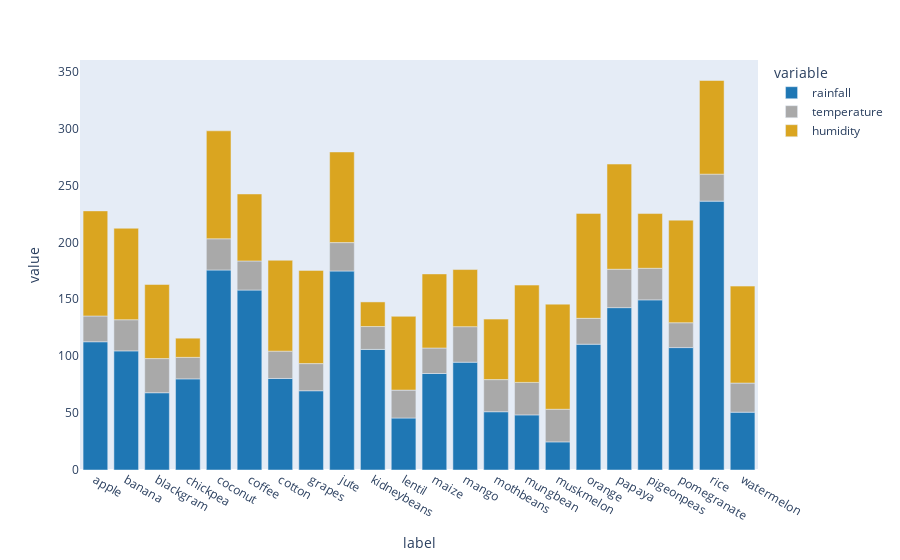

Notebook code for this chart:
### Markdown cell above
### Comparision between rainfall, temerature and humidity

### Code cell
fig = px.bar(cropMeanValue, x=cropMeanValue.index, y=["rainfall", "temperature", "humidity"], color_discrete_map={
        'rainfall': '#1f77b4',
        'temperature': 'darkgray',
        'humidity':'goldenrod'
    })
fig.update_xaxes(showgrid=False)
fig.update_yaxes(showgrid=False)
fig.show()

### Figure 1 — Plotly figure (JSON) as saved in the notebook; plotly's stock layout.template omitted (floating-point values rounded to 4 significant figures)
{"data": [{"alignmentgroup": "True", "hovertemplate": "variable=rainfall<br>label=%{x}<br>value=%{y}<extra></extra>", "legendgroup": "rainfall", "marker": {"color": "#1f77b4", "pattern": {"shape": ""}}, "name": "rainfall", "offsetgroup": "rainfall", "orientation": "v", "showlegend": true, "textposition": "auto", "type": "bar", "x": ["apple", "banana", "blackgram", "chickpea", "coconut", "coffee", "cotton", "grapes", "jute", "kidneybeans", "lentil", "maize", "mango", "mothbeans", "mungbean", "muskmelon", "orange", "papaya", "pigeonpeas", "pomegranate", "rice", "watermelon"], "xaxis": "x", "y": [112.7, 104.6, 67.88, 80.06, 175.7, 158.1, 80.4, 69.61, 174.8, 105.9, 45.68, 84.77, 94.7, 51.2, 48.4, 24.69, 110.5, 142.6, 149.5, 107.5, 236.2, 50.79], "yaxis": "y"}, {"alignmentgroup": "True", "hovertemplate": "variable=temperature<br>label=%{x}<br>value=%{y}<extra></extra>", "legendgroup": "temperature", "marker": {"color": "darkgray", "pattern": {"shape": ""}}, "name": "temperature", "offsetgroup": "temperature", "orientation": "v", "showlegend": true, "textposition": "auto", "type": "bar", "x": ["apple", "banana", "blackgram", "chickpea", "coconut", "coffee", "cotton", "grapes", "jute", "kidneybeans", "lentil", "maize", "mango", "mothbeans", "mungbean", "muskmelon", "orange", "papaya", "pigeonpeas", "pomegranate", "rice", "watermelon"], "xaxis": "x", "y": [22.63, 27.38, 29.97, 18.87, 27.41, 25.54, 23.99, 23.85, 24.96, 20.12, 24.51, 22.39, 31.21, 28.19, 28.53, 28.66, 22.77, 33.72, 27.74, 21.84, 23.69, 25.59], "yaxis": "y"}, {"alignmentgroup": "True", "hovertemplate": "variable=humidity<br>label=%{x}<br>value=%{y}<extra></extra>", "legendgroup": "humidity", "marker": {"color": "goldenrod", "pattern": {"shape": ""}}, "name": "humidity", "offsetgroup": "humidity", "orientation": "v", "showlegend": true, "textposition": "auto", "type": "bar", "x": ["apple", "banana", "blackgram", "chickpea", "coconut", "coffee", "cotton", "grapes", "jute", "kidneybeans", "lentil", "maize", "mango", "mothbeans", "mungbean", "muskmelon", "orange", "papaya", "pigeonpeas", "pomegranate", "rice", "watermelon"], "xaxis": "x", "y": [92.33, 80.36, 65.12, 16.86, 94.84, 58.87, 79.84, 81.88, 79.64, 21.61, 64.8, 65.09, 50.16, 53.16, 85.5, 92.34, 92.17, 92.4, 48.06, 90.13, 82.27, 85.16], "yaxis": "y"}], "layout": {"autosize": true, "barmode": "relative", "legend": {"title": {"text": "variable"}, "tracegroupgap": 0}, "margin": {"t": 60}, "xaxis": {"anchor": "y", "autorange": true, "domain": [0, 1], "range": [-0.5, 21.5], "showgrid": false, "title": {"text": "label"}, "type": "category"}, "yaxis": {"anchor": "x", "autorange": true, "domain": [0, 1], "range": [0, 360.2], "showgrid": false, "title": {"text": "value"}, "type": "linear"}}}
